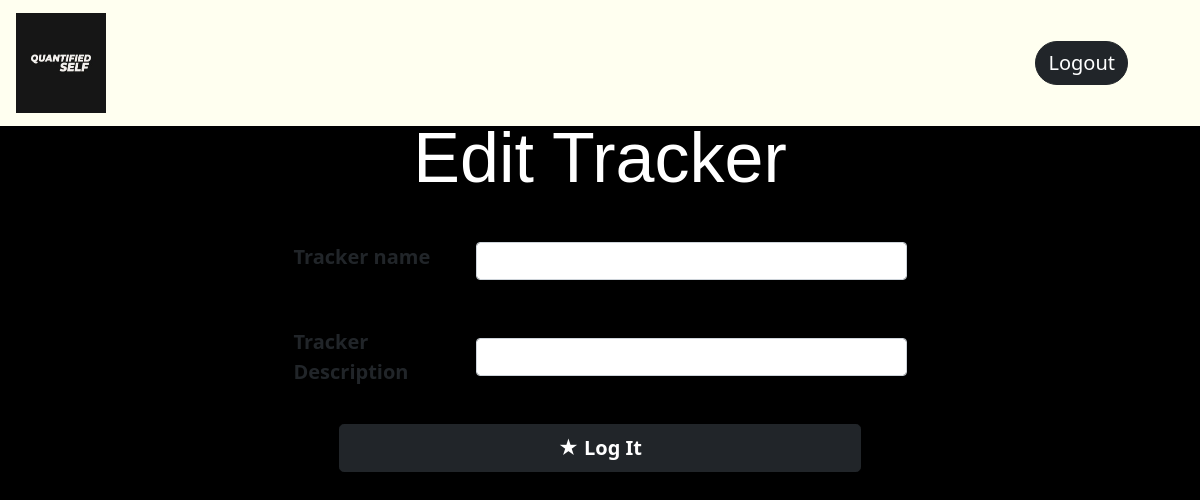
/update_tracker/9, run on an earlier commit of the app's database.
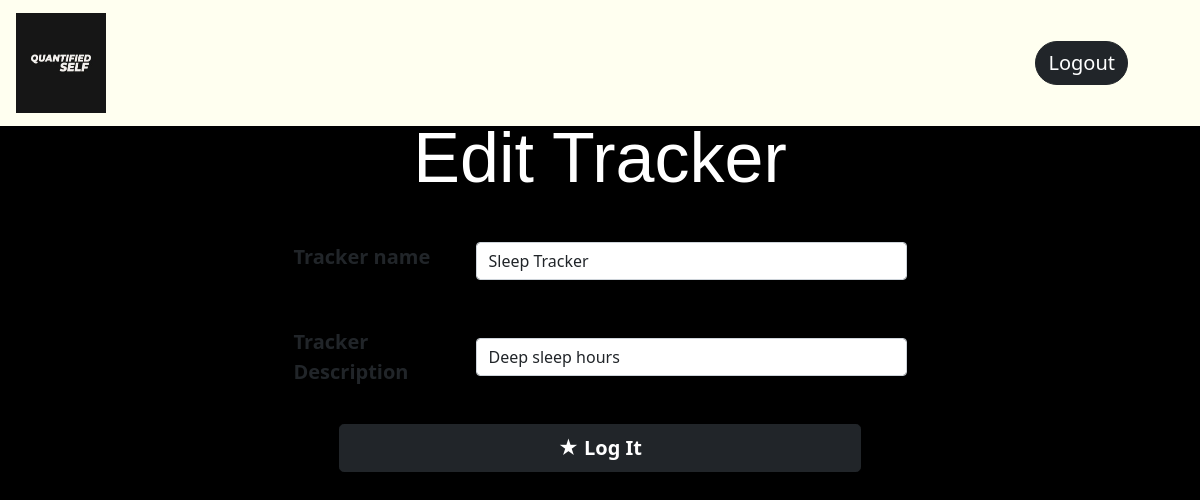
And on a later commit of the database.
### app.py (models this page shows)
class Tracker(db.Model):
    __tablename__ = 'tracker'
    tracker_id = db.Column(db.Integer, primary_key=True, autoincrement=True)
    user_id = db.Column(db.Integer, db.ForeignKey("user.user_id"), nullable=False)
    tracker_name = db.Column(db.String, nullable=False)
    description = db.Column(db.String, nullable=False)
    tracker_type = db.Column(db.String, nullable=False)
    options = db.Column(db.String, nullable=True, default=None)
    logs = db.relationship('Log')

### app.py (the view, shortened to what this page needs)
@app.route('/update_tracker/<int:tid>', methods=['GET','POST'])
def update_tracker(tid):
    trackfil = Tracker.query.filter_by(tracker_id=tid).first()
    if request.method=='GET':
        return render_template('update_tracker.html', trackfil=trackfil)

### templates/update_tracker.html (shortened to what this page needs)
<!DOCTYPE html>
<html lang="en">
<head>
    <link href="https://cdn.jsdelivr.net/npm/bootstrap@5.1.3/dist/css/bootstrap.min.css" rel="stylesheet"
>
    <link rel="stylesheet" type="text/css" href="{{ url_for('static' ,filename='style.css') }}">
</head>
<body class="bg-Logs">
    <nav class="navbar navbar-light ">
        <div class="container mx-1 ">
            <a class="navbar-brand" style="font-size: 30px;" href="/dashboard/{{trackfil.user_id}}">
                <img src="{{ url_for('static' ,filename='QS logo.png') }}" alt="" width="90" height="100" class="d-inline-block align-text-middle">
            </a>
            <a class="btn btn-dark btn-block mx-1" style="font-size:20px; border-radius: 25px;" href="/logout">Logout </a>
        </div>
    </nav>
    <form method="post" action="/update_tracker/{{trackfil.tracker_id}}">
        <h1 class=" display-4 mx-5 "
            style="font-family: 'Franklin Gothic Medium', 'Arial Narrow', Arial, sans-serif; font-size: 70px;position: relative; top: -10px; text-align: center;">
            Edit Tracker</h1><br>
        <div class="edit-tracker">
            <div class="container mb-3 mx-5 row ">
                <label for="trackerdesc" class="col-sm-2 form-label" style="font-size: 20px;"><b>Tracker name</b></label>
                <div class="col-sm-5">
                    <input class="form-control" name="newtname" type="text" value="{{trackfil.tracker_name}}"
                        aria-label="Disabled input example">
                </div>
            </div><br>
            <div class="container mb-3 mx-5 row ">
                <label for="trackername" class="col-sm-2 col-form-label" style="font-size: 20px;"><b>Tracker
                        Description</b></label>
                <div class="col-sm-5">
                    <input class="form-control" name="newtdesc" type="text" value="{{trackfil.description}}"
                        aria-label="Disabled input example">
                </div>
                <div style="text-align: center; position: relative; bottom:-30px;" class="d-grid gap-2 col-6 mx-auto">
                    <button type="submit" class="btn btn-dark btn-block btn-lg " value="Logit"><span
                            style="font-size:100%;color:white;">&starf;</span> <b> Log It </b></button>
                </div>
            </div>
        </div>
    </form>
</body>
</html>

What changed in the data, as far as the page shows it:
added Tracker: newtname "Sleep Tracker", newtdesc "Deep sleep hours"
